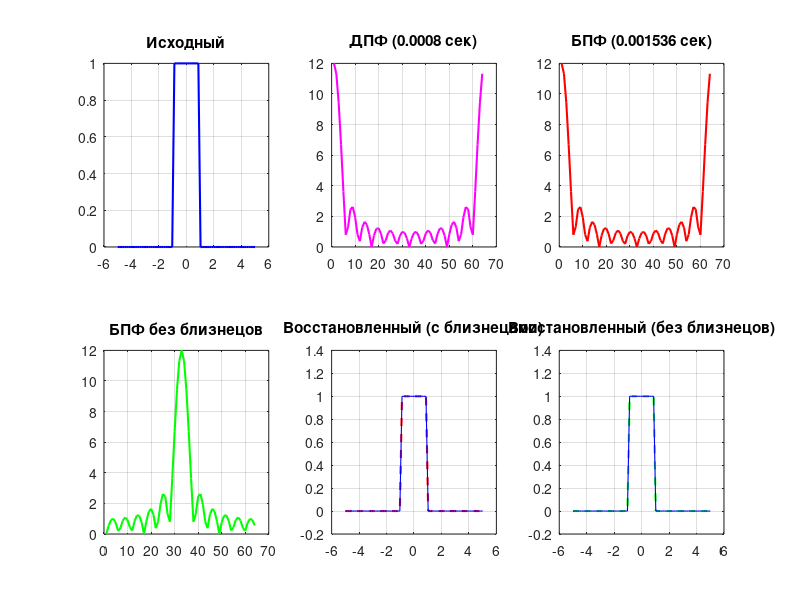

Write MATLAB code to recreate this figure. (Note: this script raises an error after producing the figure.)
%% Лабораторная работа №2: ДПФ и БПФ
clear; clc; close all;

%% Параметры
N = 64;
L = 2; sigma = 1.5;
x = linspace(-5, 5, N);
n = 0:N-1; k = 0:N-1;

%% === Функция ДПФ ===
dft = @(U) arrayfun(@(ki) sum(U .* exp(-2j*pi*n*ki/N)), k);

%% === ПРЯМОУГОЛЬНЫЙ ИМПУЛЬС ===
U_rect = double(abs(x) <= L/2);

% Замер времени ДПФ
tic;
V_rect_dft = dft(U_rect);
time_rect_dft = toc;

% Замер времени БПФ
tic;
V_rect_fft = fft(U_rect);
time_rect_fft = toc;

% С устранением близнецов
U_rect_mod = (-1).^n .* U_rect;
V_rect_fft_mod = fft(U_rect_mod);

% Восстановление
U_rect_rest = ifft(V_rect_fft);
U_rect_rest_mod = ifft(V_rect_fft_mod);
U_rect_rest_mod = (-1).^n .* U_rect_rest_mod;

% Графики
figure('Position', [50, 50, 1400, 400]);
subplot(2,3,1); plot(x, U_rect, 'b-', 'LineWidth', 1.5); grid on; title('Исходный');
subplot(2,3,2); plot(abs(V_rect_dft), 'm-', 'LineWidth', 1.5); grid on; 
title(sprintf('ДПФ (%.4f сек)', time_rect_dft));
subplot(2,3,3); plot(abs(V_rect_fft), 'r-', 'LineWidth', 1.5); grid on;
title(sprintf('БПФ (%.6f сек)', time_rect_fft));
subplot(2,3,4); plot(abs(V_rect_fft_mod), 'g-', 'LineWidth', 1.5); grid on; title('БПФ без близнецов');
subplot(2,3,5); plot(x, real(U_rect_rest), 'r--', 'LineWidth', 1.5); hold on;
plot(x, U_rect, 'b-', 'LineWidth', 0.8); grid on; title('Восстановленный (с близнецами)');
subplot(2,3,6); plot(x, real(U_rect_rest_mod), 'g--', 'LineWidth', 1.5); hold on;
plot(x, U_rect, 'b-', 'LineWidth', 0.8); grid on; title('Восстановленный (без близнецов)');
sgtitle(sprintf('Прямоугольный импульс (N=%d)', N));

%% === СИГНАЛ ГАУССА ===
U_gauss = exp(-x.^2/sigma^2);

% Замер времени ДПФ
tic;
V_gauss_dft = dft(U_gauss);
time_gauss_dft = toc;

% Замер времени БПФ
tic;
V_gauss_fft = fft(U_gauss);
time_gauss_fft = toc;

% С устранением близнецов
U_gauss_mod = (-1).^n .* U_gauss;
V_gauss_fft_mod = fft(U_gauss_mod);

% Восстановление
U_gauss_rest = ifft(V_gauss_fft);
U_gauss_rest_mod = ifft(V_gauss_fft_mod);
U_gauss_rest_mod = (-1).^n .* U_gauss_rest_mod;

% Графики
figure('Position', [50, 500, 1400, 400]);
subplot(2,3,1); plot(x, U_gauss, 'b-', 'LineWidth', 1.5); grid on; title('Исходный');
subplot(2,3,2); plot(abs(V_gauss_dft), 'm-', 'LineWidth', 1.5); grid on;
title(sprintf('ДПФ (%.4f сек)', time_gauss_dft));
subplot(2,3,3); plot(abs(V_gauss_fft), 'r-', 'LineWidth', 1.5); grid on;
title(sprintf('БПФ (%.6f сек)', time_gauss_fft));
subplot(2,3,4); plot(abs(V_gauss_fft_mod), 'g-', 'LineWidth', 1.5); grid on; title('БПФ без близнецов');
subplot(2,3,5); plot(x, real(U_gauss_rest), 'r--', 'LineWidth', 1.5); hold on;
plot(x, U_gauss, 'b-', 'LineWidth', 0.8); grid on; title('Восстановленный (с близнецами)');
subplot(2,3,6); plot(x, real(U_gauss_rest_mod), 'g--', 'LineWidth', 1.5); hold on;
plot(x, U_gauss, 'b-', 'LineWidth', 0.8); grid on; title('Восстановленный (без близнецов)');
sgtitle(sprintf('Сигнал Гаусса (N=%d)', N));

%% Вывод в командное окно
fprintf('=== Прямоугольный импульс ===\n');
fprintf('Время ДПФ:  %.4f сек\n', time_rect_dft);
fprintf('Время БПФ:  %.6f сек\n', time_rect_fft);
fprintf('Ускорение:  %.1f раз\n\n', time_rect_dft/time_rect_fft);

fprintf('=== Сигнал Гаусса ===\n');
fprintf('Время ДПФ:  %.4f сек\n', time_gauss_dft);
fprintf('Время БПФ:  %.6f сек\n', time_gauss_fft);
fprintf('Ускорение:  %.1f раз\n', time_gauss_dft/time_gauss_fft);
